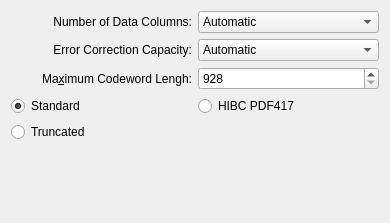
<?xml version="1.0" encoding="UTF-8"?>
<ui version="4.0">
 <class>grpPDF417</class>
 <widget class="QWidget" name="grpPDF417">
  <property name="geometry">
   <rect>
    <x>0</x>
    <y>0</y>
    <width>390</width>
    <height>223</height>
   </rect>
  </property>
  <property name="windowTitle">
   <string>Form</string>
  </property>
  <layout class="QVBoxLayout" name="verticalLayout">
   <item>
    <layout class="QGridLayout" name="gridLayout">
     <item row="0" column="0">
      <widget class="QLabel" name="lblPDFCols">
       <property name="text">
        <string>Number of Data Columns:</string>
       </property>
       <property name="alignment">
        <set>Qt::AlignRight|Qt::AlignTrailing|Qt::AlignVCenter</set>
       </property>
      </widget>
     </item>
     <item row="0" column="1">
      <widget class="QComboBox" name="cmbPDFCols">
       <item>
        <property name="text">
         <string>Automatic</string>
        </property>
       </item>
       <item>
        <property name="text">
         <string>1</string>
        </property>
       </item>
       <item>
        <property name="text">
         <string>2</string>
        </property>
       </item>
       <item>
        <property name="text">
         <string>3</string>
        </property>
       </item>
       <item>
        <property name="text">
         <string>4</string>
        </property>
       </item>
       <item>
        <property name="text">
         <string>5</string>
        </property>
       </item>
       <item>
        <property name="text">
         <string>6</string>
        </property>
       </item>
       <item>
        <property name="text">
         <string>7</string>
        </property>
       </item>
       <item>
        <property name="text">
         <string>8</string>
        </property>
       </item>
       <item>
        <property name="text">
         <string>9</string>
        </property>
       </item>
       <item>
        <property name="text">
         <string>10</string>
        </property>
       </item>
       <item>
        <property name="text">
         <string>11</string>
        </property>
       </item>
       <item>
        <property name="text">
         <string>12</string>
        </property>
       </item>
       <item>
        <property name="text">
         <string>13</string>
        </property>
       </item>
       <item>
        <property name="text">
         <string>14</string>
        </property>
       </item>
       <item>
        <property name="text">
         <string>15</string>
        </property>
       </item>
       <item>
        <property name="text">
         <string>16</string>
        </property>
       </item>
       <item>
        <property name="text">
         <string>17</string>
        </property>
       </item>
       <item>
        <property name="text">
         <string>18</string>
        </property>
       </item>
       <item>
        <property name="text">
         <string>19</string>
        </property>
       </item>
       <item>
        <property name="text">
         <string>20</string>
        </property>
       </item>
      </widget>
     </item>
     <item row="1" column="0">
      <widget class="QLabel" name="lblPDFECC">
       <property name="text">
        <string>Error Correction Capacity:</string>
       </property>
       <property name="alignment">
        <set>Qt::AlignRight|Qt::AlignTrailing|Qt::AlignVCenter</set>
       </property>
      </widget>
     </item>
     <item row="1" column="1">
      <widget class="QComboBox" name="cmbPDFECC">
       <item>
        <property name="text">
         <string>Automatic</string>
        </property>
       </item>
       <item>
        <property name="text">
         <string>2 words</string>
        </property>
       </item>
       <item>
        <property name="text">
         <string>4 words</string>
        </property>
       </item>
       <item>
        <property name="text">
         <string>8 words</string>
        </property>
       </item>
       <item>
        <property name="text">
         <string>16 words</string>
        </property>
       </item>
       <item>
        <property name="text">
         <string>32 words</string>
        </property>
       </item>
       <item>
        <property name="text">
         <string>64 words</string>
        </property>
       </item>
       <item>
        <property name="text">
         <string>128 words</string>
        </property>
       </item>
       <item>
        <property name="text">
         <string>256 words</string>
        </property>
       </item>
       <item>
        <property name="text">
         <string>512 words</string>
        </property>
       </item>
      </widget>
     </item>
     <item row="2" column="0">
      <widget class="QLabel" name="lblPDFWords">
       <property name="text">
        <string>Ma&amp;ximum Codeword Lengh:</string>
       </property>
       <property name="alignment">
        <set>Qt::AlignRight|Qt::AlignTrailing|Qt::AlignVCenter</set>
       </property>
       <property name="buddy">
        <cstring>codewords</cstring>
       </property>
      </widget>
     </item>
     <item row="2" column="1">
      <widget class="QSpinBox" name="codewords">
       <property name="minimum">
        <number>928</number>
       </property>
       <property name="maximum">
        <number>1800</number>
       </property>
       <property name="value">
        <number>928</number>
       </property>
      </widget>
     </item>
     <item row="3" column="0">
      <widget class="QRadioButton" name="radPDFStand">
       <property name="text">
        <string>Standard</string>
       </property>
       <property name="checked">
        <bool>true</bool>
       </property>
      </widget>
     </item>
     <item row="3" column="1">
      <widget class="QRadioButton" name="radPDFHIBC">
       <property name="text">
        <string>HIBC PDF417</string>
       </property>
      </widget>
     </item>
     <item row="4" column="0">
      <widget class="QRadioButton" name="radPDFTruncated">
       <property name="text">
        <string>Truncated</string>
       </property>
      </widget>
     </item>
    </layout>
   </item>
   <item>
    <spacer name="verticalSpacer">
     <property name="orientation">
      <enum>Qt::Vertical</enum>
     </property>
     <property name="sizeHint" stdset="0">
      <size>
       <width>20</width>
       <height>52</height>
      </size>
     </property>
    </spacer>
   </item>
  </layout>
 </widget>
 <resources/>
 <connections/>
</ui>
